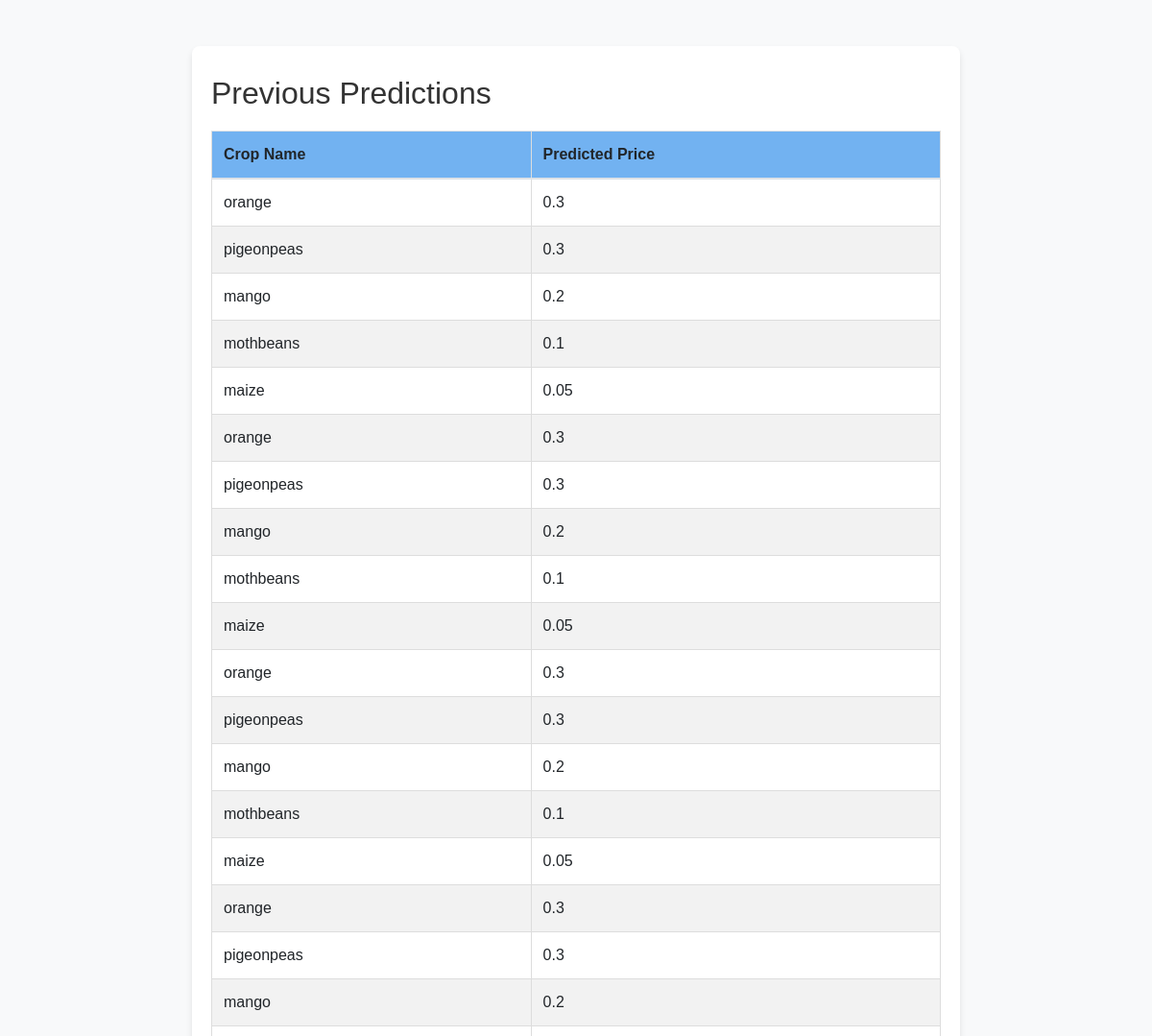
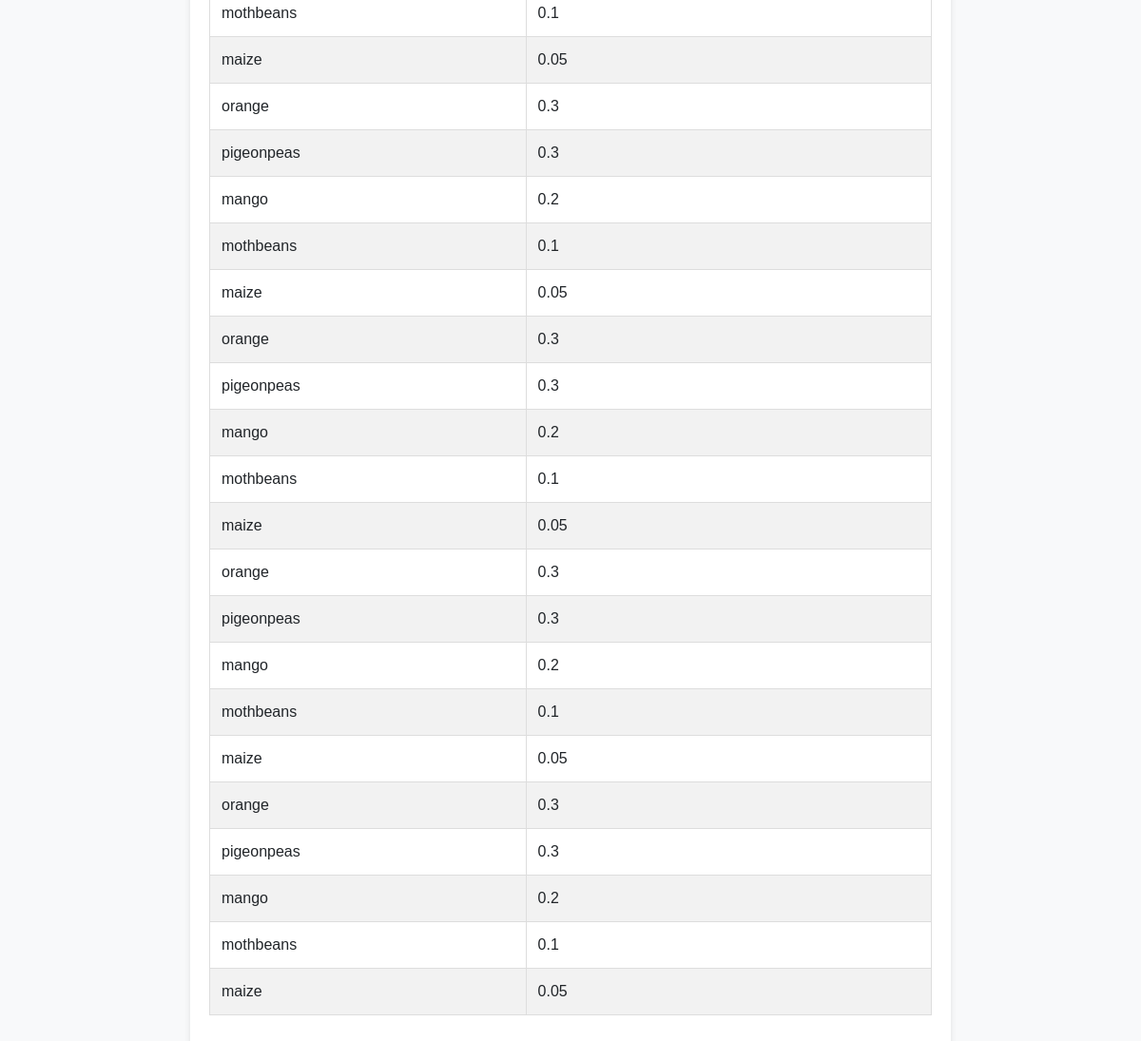
The app's page /explore (signed in) with its own data (2 pictures, top to bottom).
### app.py (models this page shows, shortened)
class PredictionResult(db.Model):
    id = db.Column(db.Integer, primary_key=True)
    user_id = db.Column(db.Integer, db.ForeignKey('user.id'), nullable=False)
    crop_name = db.Column(db.String(100), nullable=False)
    predicted_price = db.Column(db.Float, nullable=False)

### app.py (the view)
@app.route('/explore')
def explore():
    if 'email' in session:
        user = User.query.filter_by(email=session['email']).first()
        user_predictions = PredictionResult.query.filter_by(user_id=user.id).all()
        return render_template('explore.html', user_predictions=user_predictions)
    return redirect('/login')

### templates/explore.html (shortened to what this page needs)
<!DOCTYPE html>
<html lang="en">
<head>
    <link rel="stylesheet" href="https://cdn.jsdelivr.net/npm/bootstrap@4.6.2/dist/css/bootstrap.min.css">
</head>
<body>
    <div class="container mt-5">
        <h2>Previous Predictions</h2>
        <table class="table mt-3">
            <thead>
                <tr>
                    <th scope="col">Crop Name</th>
                    <th scope="col">Predicted Price</th>
                </tr>
            </thead>
            <tbody>
                {% for prediction in user_predictions %}
                <tr>
                    <td>{{ prediction.crop_name }}</td>
                    <td>{{ prediction.predicted_price }}</td>
                </tr>
                {% endfor %}
            </tbody>
        </table>
    </div>
</body>
</html>

### templates/explore.html (style rules this page uses)
body { font-family: Arial, sans-serif; background-color: #f8f9fa; }
.container { max-width: 800px; margin: 0 auto; padding: 30px 20px; background-color: #fff; border-radius: 8px; box-shadow: 0 4px 6px rgba(0, 0, 0, 0.1); }
h2 { color: #333; margin-bottom: 20px; }
table { width: 100%; border-collapse: collapse; }
th, td { border: 1px solid #ddd; padding: 8px; text-align: left; }
th { background-color: #72b2f1; font-weight: bold; }
tr:nth-child(even) { background-color: #f2f2f2; }

### records on screen
PredictionResult: crop_name "orange", predicted_price "0.3"
PredictionResult: crop_name "pigeonpeas", predicted_price "0.3"
PredictionResult: crop_name "mango", predicted_price "0.2"
PredictionResult: crop_name "mothbeans", predicted_price "0.1"
PredictionResult: crop_name "maize", predicted_price "0.05"
PredictionResult: crop_name "orange", predicted_price "0.3"
PredictionResult: crop_name "pigeonpeas", predicted_price "0.3"
PredictionResult: crop_name "mango", predicted_price "0.2"
PredictionResult: crop_name "mothbeans", predicted_price "0.1"
PredictionResult: crop_name "maize", predicted_price "0.05"
PredictionResult: crop_name "orange", predicted_price "0.3"
PredictionResult: crop_name "pigeonpeas", predicted_price "0.3"
PredictionResult: crop_name "mango", predicted_price "0.2"
PredictionResult: crop_name "mothbeans", predicted_price "0.1"
PredictionResult: crop_name "maize", predicted_price "0.05"
PredictionResult: crop_name "orange", predicted_price "0.3"
PredictionResult: crop_name "pigeonpeas", predicted_price "0.3"
PredictionResult: crop_name "mango", predicted_price "0.2"
PredictionResult: crop_name "mothbeans", predicted_price "0.1"
PredictionResult: crop_name "maize", predicted_price "0.05"
PredictionResult: crop_name "orange", predicted_price "0.3"
PredictionResult: crop_name "pigeonpeas", predicted_price "0.3"
PredictionResult: crop_name "mango", predicted_price "0.2"
PredictionResult: crop_name "mothbeans", predicted_price "0.1"
PredictionResult: crop_name "maize", predicted_price "0.05"
PredictionResult: crop_name "orange", predicted_price "0.3"
PredictionResult: crop_name "pigeonpeas", predicted_price "0.3"
PredictionResult: crop_name "mango", predicted_price "0.2"
PredictionResult: crop_name "mothbeans", predicted_price "0.1"
PredictionResult: crop_name "maize", predicted_price "0.05"
PredictionResult: crop_name "orange", predicted_price "0.3"
PredictionResult: crop_name "pigeonpeas", predicted_price "0.3"
PredictionResult: crop_name "mango", predicted_price "0.2"
PredictionResult: crop_name "mothbeans", predicted_price "0.1"
PredictionResult: crop_name "maize", predicted_price "0.05"
PredictionResult: crop_name "orange", predicted_price "0.3"
PredictionResult: crop_name "pigeonpeas", predicted_price "0.3"
PredictionResult: crop_name "mango", predicted_price "0.2"
PredictionResult: crop_name "mothbeans", predicted_price "0.1"
PredictionResult: crop_name "maize", predicted_price "0.05"
